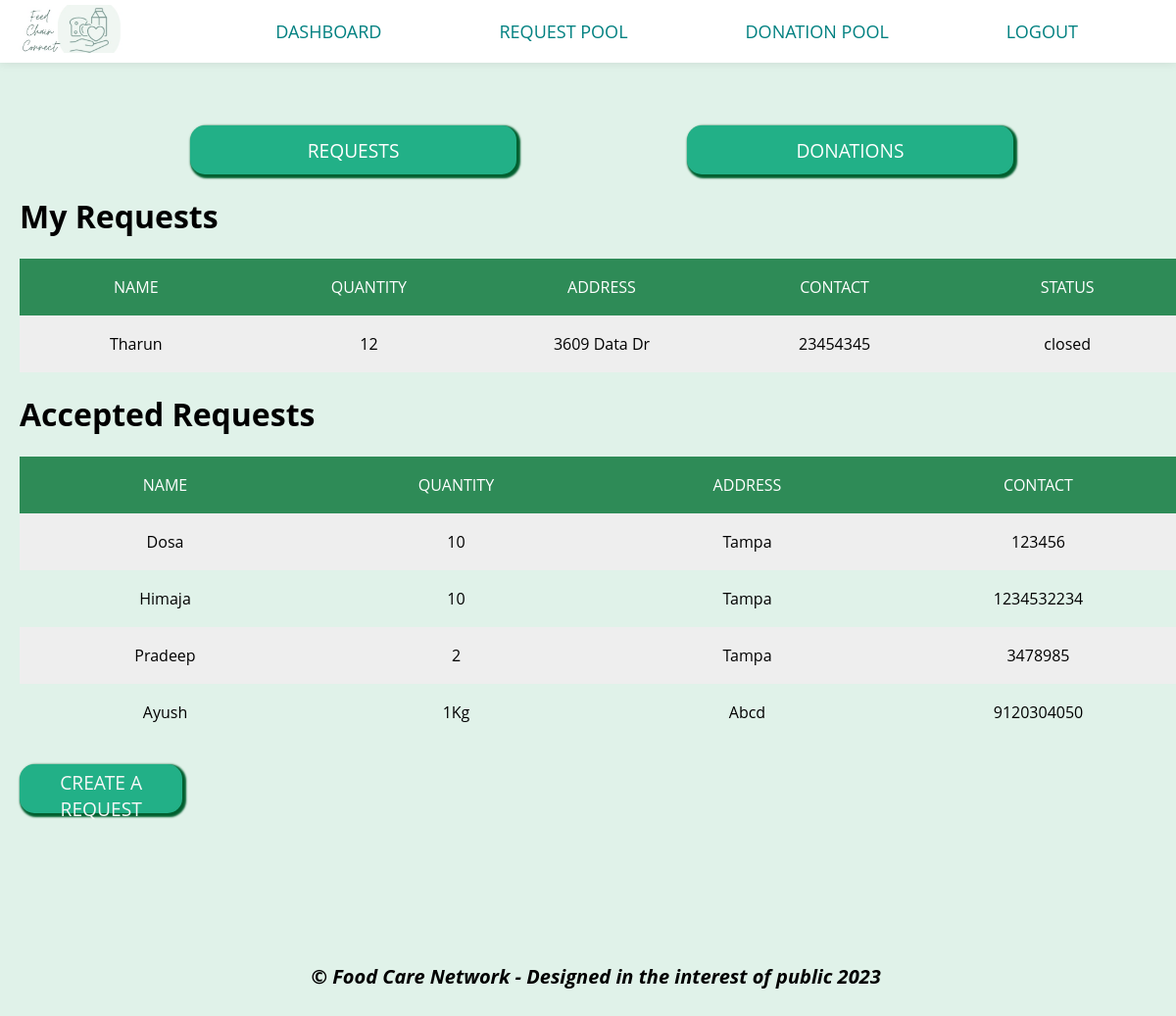
The page /Dashboard (signed in) on the database its author committed.
### tables this page shows
CREATE TABLE Requests (requestid INTEGER PRIMARY KEY ,name TEXT,quantity TEXT, location TEXT,contact TEXT,uid TEXT,donorid TEXT,status TEXT, FOREIGN KEY(uid) REFERENCES Users(uid));

### app.py (the view)
@app.route("/Dashboard", methods=['POST', 'GET'])
def Dashboard():
    if request.method == 'GET':
        con = sqlite3.connect('database.db')
        try:
            with sqlite3.connect("database.db") as con:
                uid = int(session['uid'])
                cur = con.cursor()
                cur.execute(
                    "SELECT * FROM Requests where uid =(?)", str(uid))
                con.commit()
                requestlist = cur.fetchall()
                cur.execute(
                    "SELECT * FROM Requests where donorid =(?)", str(uid))
                con.commit()
                acceptedrequestlist = cur.fetchall()
                cur.execute(
                    "SELECT * FROM Donations where uid =(?)", str(uid))
                con.commit()
                donationlist = cur.fetchall()
                cur.execute(
                    "SELECT * FROM Donations where requestorid =(?)", str(uid))
                con.commit()
                accepteddonationlist = cur.fetchall()
                msg = "Record successfully added"
        except Exception as e:
            con.rollback()
            msg = str(e)
        finally:
            con.close()
    return render_template('Landing.html', requestlist=requestlist, donationlist=donationlist, accepteddonationlist=accepteddonationlist, acceptedrequestlist=acceptedrequestlist)

### templates/Landing.html (shortened to what this page needs)
<!DOCTYPE html>
<html>
<head>
  <link rel="stylesheet" href="{{ url_for('static', filename='css/style.css') }}" />
</head>
<body>
  <div class="main">
    <nav class="navbar">
      <div class="nav-container">
        <a href="#" class="nav-logo"><img src="{{ url_for('static', filename='images/Logo2.jpg') }}" alt="logo"
            class="logo"></a>
        <div class="nav-menu">
          <ul class="nav-list">
            <li class="nav-item">
              <a href="{{ url_for('.Dashboard', _anchor='exactlocation') }}" class="nav-link">DASHBOARD</a>
            </li>
            <li class="nav-item">
              <a href="{{ url_for('.Requestlist', _anchor='exactlocation') }}" class="nav-link">REQUEST POOL</a>
            </li>
            <li class="nav-item">
              <a href="{{ url_for('.Donationlist', _anchor='exactlocation') }}" class="nav-link">DONATION POOL</a>
            </li>
            <li class="nav-item">
              <a href="{{ url_for('.homeiu', _anchor='exactlocation') }}" class="nav-link">LOGOUT</a>
            </li>
          </ul>
        </div>
      </div>
    </nav>
    <div class="conati" id="jol">
      <div class="signform-btn">
        <button class="signform-submit-btn-green" id="link1" type="button">REQUESTS</button>
        <button class="signform-submit-btn-green" id="link2" type="button">DONATIONS</button>
      </div>
      <div class="tab-content">
        <div id="tab1">
          <h1>My Requests</h1>
          <div>
            <div class="table1">
              <div class="table-header">
                <div class="header__item">
                  <a id="name" class="filter__link" href="#">Name</a>
                </div>
                <div class="header__item">
                  <a id="wins" class="filter__link filter__link--number" href="#">Quantity</a>
                </div>
                <div class="header__item">
                  <a id="wins" class="filter__link filter__link--number" href="#">Address</a>
                </div>
                <div class="header__item">
                  <a id="wins" class="filter__link filter__link--number" href="#">Contact</a>
                </div>
                <div class="header__item">
                  <a id="wins" class="filter__link filter__link--number" href="#">Status</a>
                </div>
              </div>
              <div class="table-content">
                {%if requestlist%}
                {% for row in requestlist %}
                <div class="table-row">
                  <div class="table-data">{{row[1]}}</div>
                  <div class="table-data">{{row[2]}}</div>
                  <div class="table-data">{{row[3]}}</div>
                  <div class="table-data">{{row[4]}}</div>
                  <div class="table-data">{{row[7]}}</div>
                </div>
                {% endfor %}
                {% else %}
                <p style="text-align: center;">No Requests</p>
                {% endif %}
              </div>
            </div>
          </div>
          <h1>Accepted Requests</h1>
          <div>
            <div class="table1">
              <div class="table-header">
                <div class="header__item">
                  <a id="name" class="filter__link" href="#">Name</a>
                </div>
                <div class="header__item">
                  <a id="wins" class="filter__link filter__link--number" href="#">Quantity</a>
                </div>
                <div class="header__item">
                  <a id="wins" class="filter__link filter__link--number" href="#">Address
                  </a>
                </div>
                <div class="header__item">
                  <a id="wins" class="filter__link filter__link--number" href="#">Contact</a>
                </div>
              </div>
              <div class="table-content">
                {% if acceptedrequestlist %}
                {% for row in acceptedrequestlist %}
                <div class="table-row">
                  <div class="table-data">{{row[1]}}</div>
                  <div class="table-data">{{row[2]}}</div>
                  <div class="table-data">{{row[3]}}</div>
                  <div class="table-data">{{row[4]}}</div>
                </div>
                {% endfor %}
                {% else %}
                <p style="text-align:center;">No Requests</p>
                {% endif %}
              </div>
            </div>
          </div>
          <div class="btn-left">
            <button class="signform-submit-btn-green">
              <a href="{{ url_for('.createRequest', _anchor='exactlocation') }}">CREATE A REQUEST</a>
            </button>
          </div>
        </div>
      </div>
    </div>
    <footer>
      <p>&copy; Food Care Network - Designed in the interest of public 2023</p>
    </footer>
</body>
</html>

### static/css/style.css (style rules this page uses)
* { padding: 0px; box-sizing: border-box; font-family: "Open Sans", sans-serif; }
p { font-style: italic; text-align: center; font-size: 20px; font-weight: bold; margin-top: 20px; }
body { width: 100vw; background: #E0F2E9; background-position: center; background-size: cover; height: 100vh; background-attachment: scroll; }
body, html { overflow-x: hidden; }
a { text-decoration: none; }
::placeholder { color: black; }
footer { font-size: 14px; padding: 5px; text-align:left; }
.main { min-height: calc(60vh -80px); padding-bottom: 60px; }
.navbar { background-color: white; padding: 5px 0px; box-shadow: 0px 0px 10px rgba(0, 0, 0, 0.1); position: fixed; top: 0; left: 0; width: 100%; z-index: 9999; }
.nav-container { display: flex; align-items: center; justify-content:space-between; max-width: 100%; margin: 0 auto; }
.nav-logo .logo { margin-right: 100px; height: 49px; width: 128px; object-fit: cover; }
.nav-menu { display: flex; align-items: center; }
.nav-list { list-style: none; margin: 0; padding: 0; display: flex; align-items:flex-end; }
.nav-item { margin-right: 80px; color: white; }
.nav-link { margin: 20px; font-size: 18px; color: #008080; text-decoration: none; position: relative; }
.nav-link::before { content: ''; position: absolute; bottom: -2px; left: 50%; width: 0; height: 2px; background-color: #008080; transition: width 0.3s ease-in-out, left 0.3s ease-in-out; }
.signform-btn { display: flex; justify-content: space-evenly; }
.signform-submit-btn-green { width: 28%; height: 50px; padding: 5px; background-color: #22b087; box-shadow: 2px 2px 2px 2px #005f2f; color: #fff; border: none; border-radius: 15px; font-size: 1.2rem; cursor: pointer; transition: all 0.3s ease-in-out; }
.signform-submit-btn-green a { color: #f7f7f7; }
.table-header { display: flex; width: 100%; background: #2E8B57; padding: 18px 0; }
.table-row { display: flex; width: 100%; padding: 18px 0; }
.table-row:nth-of-type(odd) { background: #eee; }
.table-data, .header__item { flex: 1 1 20%; text-align: center; }
.header__item { text-transform: uppercase; }
.filter__link { color: white; text-decoration: none; position: relative; display: inline-block; padding-left: 24px; padding-right: 24px; }
.filter__link::after { content: ''; position: absolute; right: -18px; color: white; font-size: 12px; top: 50%; transform: translateY(-50%); }
.conati { margin-left: 1%; margin-top: 10%; }
.btn-left { margin-top: 2%; width: 50%; }
div.tab-content { display: flexbox; }

### rows shown on the page
Requests: name "Tharun", quantity "12", location "3609 Data Dr", contact "23454345", status "closed"
Requests: name "Dosa", quantity "10", location "Tampa", contact "123456"
Requests: name "Himaja", quantity "10", location "Tampa", contact "1234532234"
Requests: name "Pradeep", quantity "2", location "Tampa", contact "3478985"
Requests: name "Ayush", quantity "1Kg", location "Abcd", contact "9120304050"
